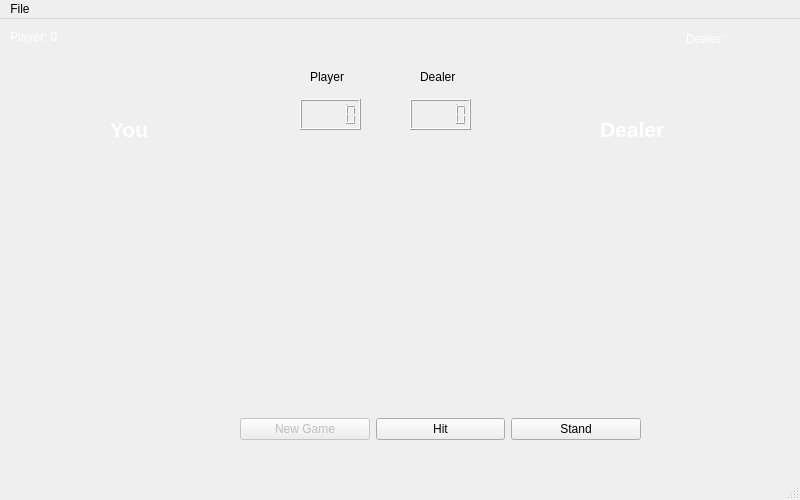
<?xml version="1.0" encoding="UTF-8"?>
<ui version="4.0">
 <class>PlayWindow</class>
 <widget class="QMainWindow" name="PlayWindow">
  <property name="geometry">
   <rect>
    <x>0</x>
    <y>0</y>
    <width>800</width>
    <height>500</height>
   </rect>
  </property>
  <property name="baseSize">
   <size>
    <width>800</width>
    <height>500</height>
   </size>
  </property>
  <property name="windowTitle">
   <string>BlackJack C++ Made by Dominic Heal</string>
  </property>
  <property name="autoFillBackground">
   <bool>false</bool>
  </property>
  <widget class="QWidget" name="centralwidget">
   <widget class="QLabel" name="tableLabel">
    <property name="geometry">
     <rect>
      <x>0</x>
      <y>-1</y>
      <width>791</width>
      <height>491</height>
     </rect>
    </property>
    <property name="sizePolicy">
     <sizepolicy hsizetype="Preferred" vsizetype="Preferred">
      <horstretch>0</horstretch>
      <verstretch>0</verstretch>
     </sizepolicy>
    </property>
    <property name="baseSize">
     <size>
      <width>800</width>
      <height>500</height>
     </size>
    </property>
    <property name="text">
     <string/>
    </property>
   </widget>
   <widget class="QWidget" name="layoutWidget">
    <property name="geometry">
     <rect>
      <x>240</x>
      <y>370</y>
      <width>401</width>
      <height>81</height>
     </rect>
    </property>
    <layout class="QHBoxLayout" name="horizontalLayout">
     <item>
      <widget class="QPushButton" name="playagainButton">
       <property name="enabled">
        <bool>false</bool>
       </property>
       <property name="styleSheet">
        <string notr="true"/>
       </property>
       <property name="text">
        <string>New Game</string>
       </property>
      </widget>
     </item>
     <item>
      <widget class="QPushButton" name="hitButton">
       <property name="text">
        <string>Hit</string>
       </property>
      </widget>
     </item>
     <item>
      <widget class="QPushButton" name="standButton">
       <property name="text">
        <string>Stand</string>
       </property>
      </widget>
     </item>
    </layout>
   </widget>
   <widget class="QLabel" name="playertotalLabel">
    <property name="geometry">
     <rect>
      <x>10</x>
      <y>10</y>
      <width>121</width>
      <height>16</height>
     </rect>
    </property>
    <property name="palette">
     <palette>
      <active>
       <colorrole role="WindowText">
        <brush brushstyle="SolidPattern">
         <color alpha="255">
          <red>255</red>
          <green>255</green>
          <blue>255</blue>
         </color>
        </brush>
       </colorrole>
      </active>
      <inactive>
       <colorrole role="WindowText">
        <brush brushstyle="SolidPattern">
         <color alpha="255">
          <red>255</red>
          <green>255</green>
          <blue>255</blue>
         </color>
        </brush>
       </colorrole>
      </inactive>
      <disabled>
       <colorrole role="WindowText">
        <brush brushstyle="SolidPattern">
         <color alpha="255">
          <red>120</red>
          <green>120</green>
          <blue>120</blue>
         </color>
        </brush>
       </colorrole>
      </disabled>
     </palette>
    </property>
    <property name="text">
     <string>Player: 0</string>
    </property>
   </widget>
   <widget class="QLabel" name="youLabel">
    <property name="geometry">
     <rect>
      <x>110</x>
      <y>90</y>
      <width>61</width>
      <height>41</height>
     </rect>
    </property>
    <property name="palette">
     <palette>
      <active>
       <colorrole role="WindowText">
        <brush brushstyle="SolidPattern">
         <color alpha="255">
          <red>255</red>
          <green>255</green>
          <blue>255</blue>
         </color>
        </brush>
       </colorrole>
      </active>
      <inactive>
       <colorrole role="WindowText">
        <brush brushstyle="SolidPattern">
         <color alpha="255">
          <red>255</red>
          <green>255</green>
          <blue>255</blue>
         </color>
        </brush>
       </colorrole>
      </inactive>
      <disabled>
       <colorrole role="WindowText">
        <brush brushstyle="SolidPattern">
         <color alpha="255">
          <red>120</red>
          <green>120</green>
          <blue>120</blue>
         </color>
        </brush>
       </colorrole>
      </disabled>
     </palette>
    </property>
    <property name="font">
     <font>
      <pointsize>16</pointsize>
      <weight>75</weight>
      <bold>true</bold>
     </font>
    </property>
    <property name="text">
     <string>You</string>
    </property>
   </widget>
   <widget class="QLabel" name="dealerLabel">
    <property name="geometry">
     <rect>
      <x>600</x>
      <y>90</y>
      <width>161</width>
      <height>41</height>
     </rect>
    </property>
    <property name="palette">
     <palette>
      <active>
       <colorrole role="WindowText">
        <brush brushstyle="SolidPattern">
         <color alpha="255">
          <red>255</red>
          <green>255</green>
          <blue>255</blue>
         </color>
        </brush>
       </colorrole>
      </active>
      <inactive>
       <colorrole role="WindowText">
        <brush brushstyle="SolidPattern">
         <color alpha="255">
          <red>255</red>
          <green>255</green>
          <blue>255</blue>
         </color>
        </brush>
       </colorrole>
      </inactive>
      <disabled>
       <colorrole role="WindowText">
        <brush brushstyle="SolidPattern">
         <color alpha="255">
          <red>120</red>
          <green>120</green>
          <blue>120</blue>
         </color>
        </brush>
       </colorrole>
      </disabled>
     </palette>
    </property>
    <property name="font">
     <font>
      <pointsize>16</pointsize>
      <weight>75</weight>
      <bold>true</bold>
     </font>
    </property>
    <property name="text">
     <string>Dealer</string>
    </property>
   </widget>
   <widget class="QLabel" name="dealerScoreLabel">
    <property name="geometry">
     <rect>
      <x>686</x>
      <y>10</y>
      <width>111</width>
      <height>20</height>
     </rect>
    </property>
    <property name="palette">
     <palette>
      <active>
       <colorrole role="WindowText">
        <brush brushstyle="SolidPattern">
         <color alpha="255">
          <red>255</red>
          <green>255</green>
          <blue>255</blue>
         </color>
        </brush>
       </colorrole>
      </active>
      <inactive>
       <colorrole role="WindowText">
        <brush brushstyle="SolidPattern">
         <color alpha="255">
          <red>255</red>
          <green>255</green>
          <blue>255</blue>
         </color>
        </brush>
       </colorrole>
      </inactive>
      <disabled>
       <colorrole role="WindowText">
        <brush brushstyle="SolidPattern">
         <color alpha="255">
          <red>120</red>
          <green>120</green>
          <blue>120</blue>
         </color>
        </brush>
       </colorrole>
      </disabled>
     </palette>
    </property>
    <property name="text">
     <string>Dealer:</string>
    </property>
   </widget>
   <widget class="QLabel" name="playerStatusLabel">
    <property name="geometry">
     <rect>
      <x>20</x>
      <y>260</y>
      <width>221</width>
      <height>111</height>
     </rect>
    </property>
    <property name="sizePolicy">
     <sizepolicy hsizetype="Expanding" vsizetype="Preferred">
      <horstretch>0</horstretch>
      <verstretch>0</verstretch>
     </sizepolicy>
    </property>
    <property name="palette">
     <palette>
      <active>
       <colorrole role="WindowText">
        <brush brushstyle="SolidPattern">
         <color alpha="255">
          <red>255</red>
          <green>255</green>
          <blue>255</blue>
         </color>
        </brush>
       </colorrole>
      </active>
      <inactive>
       <colorrole role="WindowText">
        <brush brushstyle="SolidPattern">
         <color alpha="255">
          <red>255</red>
          <green>255</green>
          <blue>255</blue>
         </color>
        </brush>
       </colorrole>
      </inactive>
      <disabled>
       <colorrole role="WindowText">
        <brush brushstyle="SolidPattern">
         <color alpha="255">
          <red>120</red>
          <green>120</green>
          <blue>120</blue>
         </color>
        </brush>
       </colorrole>
      </disabled>
     </palette>
    </property>
    <property name="text">
     <string/>
    </property>
    <property name="alignment">
     <set>Qt::AlignCenter</set>
    </property>
   </widget>
   <widget class="QLabel" name="dealerStatusLabel">
    <property name="geometry">
     <rect>
      <x>590</x>
      <y>260</y>
      <width>181</width>
      <height>111</height>
     </rect>
    </property>
    <property name="sizePolicy">
     <sizepolicy hsizetype="Expanding" vsizetype="Preferred">
      <horstretch>3</horstretch>
      <verstretch>0</verstretch>
     </sizepolicy>
    </property>
    <property name="palette">
     <palette>
      <active>
       <colorrole role="WindowText">
        <brush brushstyle="SolidPattern">
         <color alpha="255">
          <red>255</red>
          <green>255</green>
          <blue>255</blue>
         </color>
        </brush>
       </colorrole>
      </active>
      <inactive>
       <colorrole role="WindowText">
        <brush brushstyle="SolidPattern">
         <color alpha="255">
          <red>255</red>
          <green>255</green>
          <blue>255</blue>
         </color>
        </brush>
       </colorrole>
      </inactive>
      <disabled>
       <colorrole role="WindowText">
        <brush brushstyle="SolidPattern">
         <color alpha="255">
          <red>120</red>
          <green>120</green>
          <blue>120</blue>
         </color>
        </brush>
       </colorrole>
      </disabled>
     </palette>
    </property>
    <property name="font">
     <font>
      <pointsize>36</pointsize>
     </font>
    </property>
    <property name="text">
     <string/>
    </property>
    <property name="alignment">
     <set>Qt::AlignJustify|Qt::AlignVCenter</set>
    </property>
   </widget>
   <widget class="QLabel" name="outcomeLabel">
    <property name="geometry">
     <rect>
      <x>270</x>
      <y>260</y>
      <width>281</width>
      <height>121</height>
     </rect>
    </property>
    <property name="palette">
     <palette>
      <active>
       <colorrole role="WindowText">
        <brush brushstyle="SolidPattern">
         <color alpha="255">
          <red>255</red>
          <green>0</green>
          <blue>0</blue>
         </color>
        </brush>
       </colorrole>
      </active>
      <inactive>
       <colorrole role="WindowText">
        <brush brushstyle="SolidPattern">
         <color alpha="255">
          <red>255</red>
          <green>0</green>
          <blue>0</blue>
         </color>
        </brush>
       </colorrole>
      </inactive>
      <disabled>
       <colorrole role="WindowText">
        <brush brushstyle="SolidPattern">
         <color alpha="255">
          <red>120</red>
          <green>120</green>
          <blue>120</blue>
         </color>
        </brush>
       </colorrole>
      </disabled>
     </palette>
    </property>
    <property name="font">
     <font>
      <pointsize>16</pointsize>
      <weight>75</weight>
      <bold>true</bold>
     </font>
    </property>
    <property name="text">
     <string/>
    </property>
    <property name="alignment">
     <set>Qt::AlignCenter</set>
    </property>
   </widget>
   <widget class="QWidget" name="gridLayoutWidget">
    <property name="geometry">
     <rect>
      <x>10</x>
      <y>150</y>
      <width>381</width>
      <height>101</height>
     </rect>
    </property>
    <layout class="QHBoxLayout" name="horizontalLayout_2">
     <property name="spacing">
      <number>0</number>
     </property>
     <item>
      <widget class="QLabel" name="card1Label">
       <property name="text">
        <string/>
       </property>
      </widget>
     </item>
     <item>
      <widget class="QLabel" name="card2Label">
       <property name="text">
        <string/>
       </property>
      </widget>
     </item>
     <item>
      <widget class="QLabel" name="card3Label">
       <property name="text">
        <string/>
       </property>
      </widget>
     </item>
     <item>
      <widget class="QLabel" name="card4Label">
       <property name="text">
        <string/>
       </property>
      </widget>
     </item>
     <item>
      <widget class="QLabel" name="card5Label">
       <property name="text">
        <string/>
       </property>
      </widget>
     </item>
     <item>
      <widget class="QLabel" name="card6Label">
       <property name="text">
        <string/>
       </property>
      </widget>
     </item>
     <item>
      <widget class="QLabel" name="card7Label">
       <property name="text">
        <string/>
       </property>
      </widget>
     </item>
     <item>
      <widget class="QLabel" name="card8Label">
       <property name="text">
        <string/>
       </property>
      </widget>
     </item>
     <item>
      <widget class="QLabel" name="card9Label">
       <property name="text">
        <string/>
       </property>
      </widget>
     </item>
     <item>
      <widget class="QLabel" name="card10Label">
       <property name="text">
        <string/>
       </property>
      </widget>
     </item>
    </layout>
   </widget>
   <widget class="QWidget" name="gridLayoutWidget_2">
    <property name="geometry">
     <rect>
      <x>400</x>
      <y>150</y>
      <width>381</width>
      <height>101</height>
     </rect>
    </property>
    <layout class="QHBoxLayout" name="horizontalLayout_3">
     <property name="spacing">
      <number>0</number>
     </property>
     <item>
      <widget class="QLabel" name="card1Label_2">
       <property name="text">
        <string/>
       </property>
      </widget>
     </item>
     <item>
      <widget class="QLabel" name="card2Label_2">
       <property name="text">
        <string/>
       </property>
      </widget>
     </item>
     <item>
      <widget class="QLabel" name="card3Label_2">
       <property name="text">
        <string/>
       </property>
      </widget>
     </item>
     <item>
      <widget class="QLabel" name="card4Label_2">
       <property name="text">
        <string/>
       </property>
      </widget>
     </item>
     <item>
      <widget class="QLabel" name="card5Label_2">
       <property name="text">
        <string/>
       </property>
      </widget>
     </item>
     <item>
      <widget class="QLabel" name="card6Label_2">
       <property name="text">
        <string/>
       </property>
      </widget>
     </item>
     <item>
      <widget class="QLabel" name="card7Label_2">
       <property name="text">
        <string/>
       </property>
      </widget>
     </item>
     <item>
      <widget class="QLabel" name="card8Label_2">
       <property name="text">
        <string/>
       </property>
      </widget>
     </item>
     <item>
      <widget class="QLabel" name="card10Label_2">
       <property name="text">
        <string/>
       </property>
      </widget>
     </item>
     <item>
      <widget class="QLabel" name="card9Label_2">
       <property name="text">
        <string/>
       </property>
      </widget>
     </item>
    </layout>
   </widget>
   <widget class="QLabel" name="playerTotalScore">
    <property name="geometry">
     <rect>
      <x>310</x>
      <y>50</y>
      <width>41</width>
      <height>16</height>
     </rect>
    </property>
    <property name="text">
     <string>Player</string>
    </property>
   </widget>
   <widget class="QLabel" name="dealerTotalScore">
    <property name="geometry">
     <rect>
      <x>420</x>
      <y>50</y>
      <width>41</width>
      <height>16</height>
     </rect>
    </property>
    <property name="text">
     <string>Dealer</string>
    </property>
   </widget>
   <widget class="QLCDNumber" name="playerlcdNumber">
    <property name="geometry">
     <rect>
      <x>300</x>
      <y>80</y>
      <width>61</width>
      <height>31</height>
     </rect>
    </property>
   </widget>
   <widget class="QLCDNumber" name="dealerlcdNumber">
    <property name="geometry">
     <rect>
      <x>410</x>
      <y>80</y>
      <width>61</width>
      <height>31</height>
     </rect>
    </property>
   </widget>
  </widget>
  <widget class="QMenuBar" name="menubar">
   <property name="geometry">
    <rect>
     <x>0</x>
     <y>0</y>
     <width>800</width>
     <height>22</height>
    </rect>
   </property>
   <widget class="QMenu" name="menuQuit">
    <property name="title">
     <string>File</string>
    </property>
    <addaction name="actionQuit"/>
   </widget>
   <addaction name="menuQuit"/>
  </widget>
  <widget class="QStatusBar" name="statusbar"/>
  <action name="actionQuit">
   <property name="text">
    <string>Quit</string>
   </property>
  </action>
 </widget>
 <resources/>
 <connections/>
</ui>
